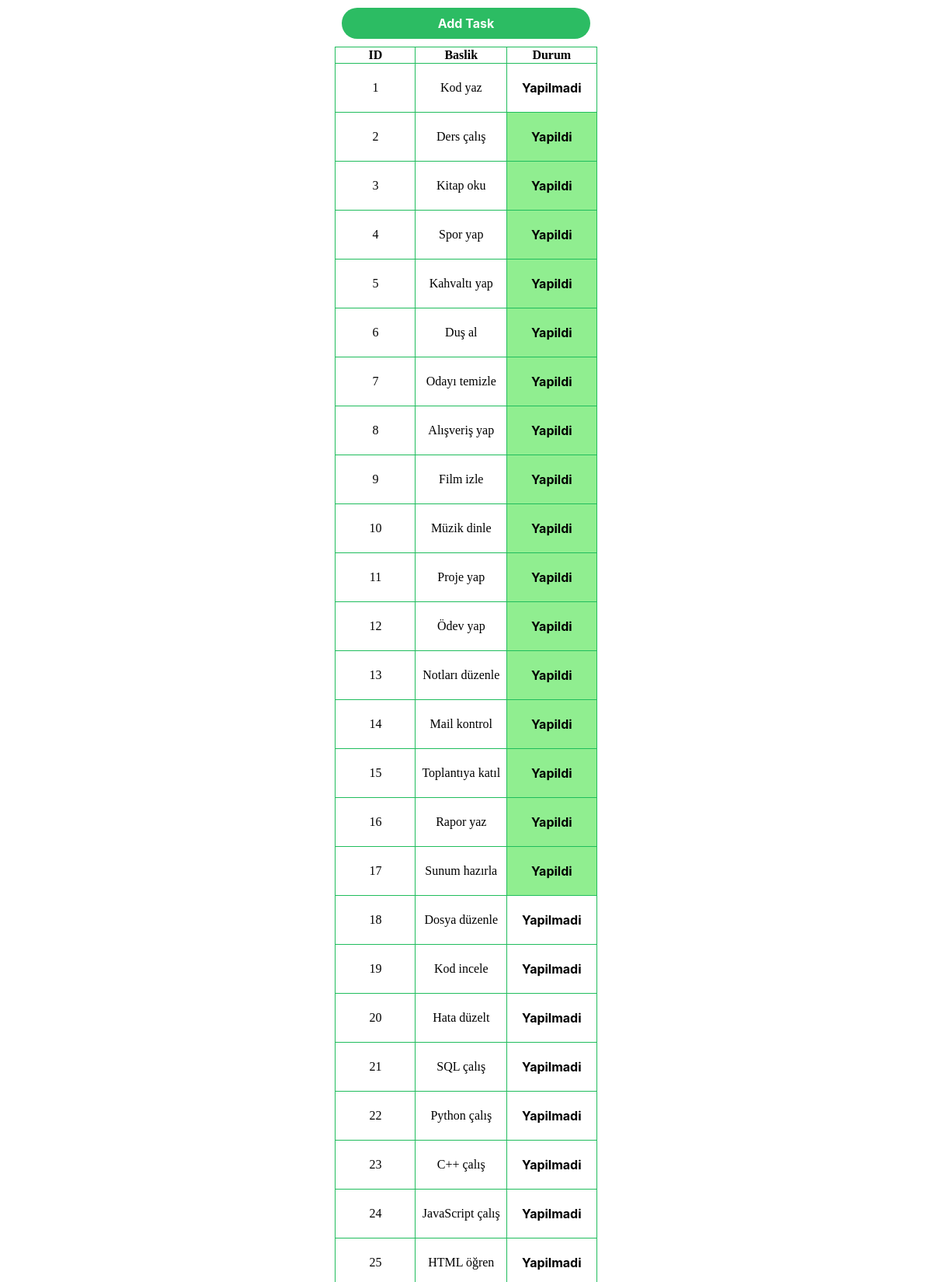
The page / (upper part) on the database its author committed.
### tables this page shows
CREATE TABLE tasks (
        id INTEGER PRIMARY KEY AUTOINCREMENT,
        title TEXT NOT NULL,
        progress INTEGER DEFAULT 0
    );

### app.py (the view)
@app.route("/")
def index():
    connection = sqlite3.connect(os.path.join(project, "tasks.db"))
    cursor = connection.cursor()
    cursor.execute("SELECT * FROM tasks")
    response = cursor.fetchall()
    message = session.pop("message", None)
    color = session.pop("color", None)
    return render_template("index.html", gorevler=response, message=message, renk=color)

### templates/index.html (shortened to what this page needs)
<!DOCTYPE html>
<html lang="en">
<head>
</head>
<body>
    <button id="add">Add Task</button>
    <table id="table">
        <thead>
            <th>ID</th>
            <th>Baslik</th>
            <th>Durum</th>
        </thead>
        <tbody>
            {% for gorev in gorevler %}
                <tr>
                    <td>{{gorev[0]}}</td>
                    <td>{{gorev[1]}}</td>
                    <td style="background-color: {{ 'lightgreen' if gorev[2] else 'white' }};">
                        <form method="POST" action="/toggle" onsubmit="return confirm('{{gorev[1]}} icin gorev ilerlemesini degistirmek istiyor musun?')">
                            <button type="submit" style="width:100%; height:100%; border:none; background:none; cursor:pointer; color:black; text-wrap:nowrap;">{{'Yapildi' if gorev[2] else 'Yapilmadi'}}</button>
                        </form>
                    </td>
                </tr>
            {% endfor %}
        </tbody>
    </table>
</body>
</html>

### templates/index.html (style rules this page uses)
body { margin: 0 0 5vh 0; display: flex; flex-direction: column; justify-content: center; align-items: center; }
table { border-collapse: collapse; }
table,th,td { border: 1px solid rgb(32, 189, 93); }
th,td { width: 100px; text-align: center; vertical-align: middle; }
button { margin: 10px 0 10px 0; background: #2cbc63; border-radius: 999px; box-sizing: border-box; color: #FFFFFF; cursor: pointer; font-family: Inter,Helvetica,"Apple Color Emoji","Segoe UI Emoji",NotoColorEmoji,"Noto Color Emoji","Segoe UI Symbol","Android Emoji",EmojiSymbols,-apple-system,system-ui,"Segoe UI",Roboto,"Helvetica Neue","Noto Sans",sans-serif; font-size: 16px; font-weight: 700; line-height: 24px; opacity: 1; outline: 0 solid transparent; padding: 8px 18px; user-select: none; -webkit-user-select: none; touch-action: manipulation; word-break: break-word; border: 0; }
#add, #del { width: 40vh; }

### rows shown on the page
tasks: id "1", title "Kod yaz", progress "Yapilmadi"
tasks: id "2", title "Ders çalış", progress "Yapildi"
tasks: id "3", title "Kitap oku", progress "Yapildi"
tasks: id "4", title "Spor yap", progress "Yapildi"
tasks: id "5", title "Kahvaltı yap", progress "Yapildi"
tasks: id "6", title "Duş al", progress "Yapildi"
tasks: id "7", title "Odayı temizle", progress "Yapildi"
tasks: id "8", title "Alışveriş yap", progress "Yapildi"
tasks: id "9", title "Film izle", progress "Yapildi"
tasks: id "10", title "Müzik dinle", progress "Yapildi"
tasks: id "11", title "Proje yap", progress "Yapildi"
tasks: id "12", title "Ödev yap", progress "Yapildi"
tasks: id "13", title "Notları düzenle", progress "Yapildi"
tasks: id "14", title "Mail kontrol", progress "Yapildi"
tasks: id "15", title "Toplantıya katıl", progress "Yapildi"
tasks: id "16", title "Rapor yaz", progress "Yapildi"
tasks: id "17", title "Sunum hazırla", progress "Yapildi"
tasks: id "18", title "Dosya düzenle", progress "Yapilmadi"
tasks: id "19", title "Kod incele", progress "Yapilmadi"
tasks: id "20", title "Hata düzelt", progress "Yapilmadi"
tasks: id "21", title "SQL çalış", progress "Yapilmadi"
tasks: id "22", title "Python çalış", value "Yapilmadi"
tasks: id "23", title "C++ çalış", progress "Yapilmadi"
tasks: id "24", title "JavaScript çalış", progress "Yapilmadi"
tasks: id "25", title "HTML öğren", progress "Yapilmadi"
